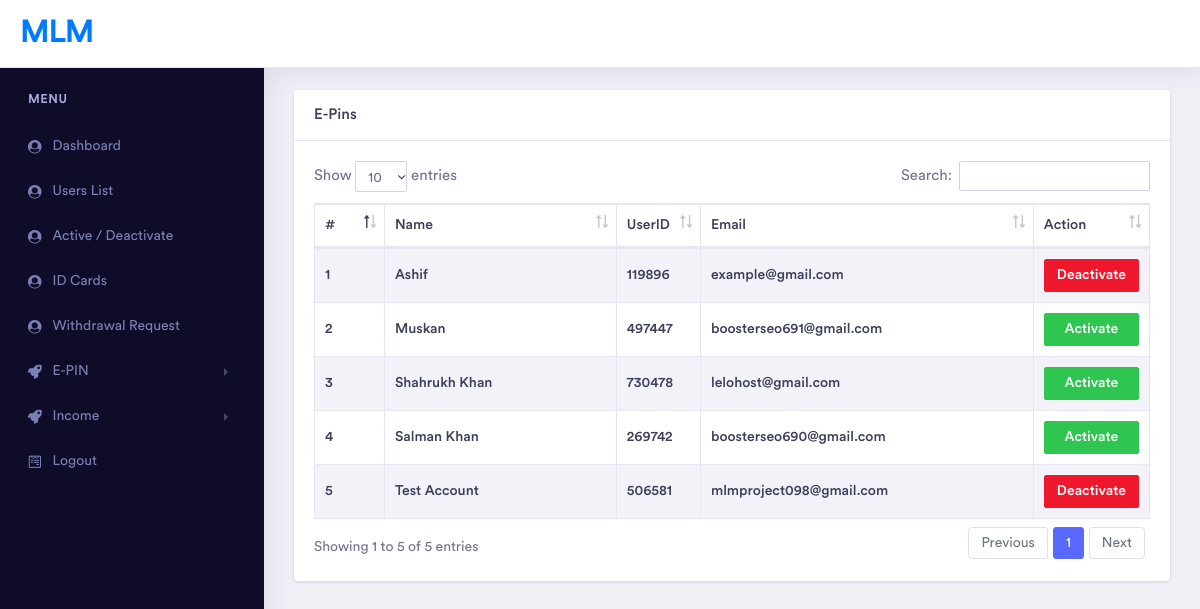
Page /admin/users.php (signed in) on the committed database.
### tables this page shows
CREATE TABLE `users` (
  `id` int(10) NOT NULL,
  `user_id` int(10) NOT NULL,
  `email` varchar(255) NOT NULL,
  `name` varchar(50) NOT NULL,
  `password` varchar(255) NOT NULL,
  `mobile` varchar(15) NOT NULL,
  `dob` date NOT NULL,
  `gender` tinyint(1) NOT NULL,
  `address` varchar(100) NOT NULL,
  `panno` varchar(100) NOT NULL,
  `aadharno` varchar(1000) NOT NULL,
  `position` tinyint(1) NOT NULL DEFAULT 0,
  `sponsor_id` int(10) NOT NULL,
  `left_count` int(10) NOT NULL,
  `right_count` int(10) NOT NULL,
  `placement_id` int(10) NOT NULL,
  `right_side` int(10) DEFAULT NULL,
  `left_side` int(10) DEFAULT NULL,
  `status` tinyint(1) NOT NULL DEFAULT 0,
  `user_status` int(2) NOT NULL,
  `member_type` int(11) NOT NULL,
  `registration_date` date NOT NULL,
  `id_card` int(2) NOT NULL,
  `id_img` varchar(255) DEFAULT NULL,
  `bank_name` varchar(255) DEFAULT NULL,
  `account_holder` varchar(255) DEFAULT NULL,
  `account_no` int(30) DEFAULT NULL,
  `ifsc` varchar(255) DEFAULT NULL,
  `branch` varchar(255) DEFAULT NULL
);

### admin/users.php (the view, shortened to what this page needs)
<!doctype html>
<html lang="en">
<head>
    <link rel="stylesheet" href="assets/vendor/bootstrap/css/bootstrap.min.css">
    <link href="assets/vendor/fonts/circular-std/style.css" rel="stylesheet">
    <link rel="stylesheet" href="assets/libs/css/style.css">
    <link rel="stylesheet" href="assets/vendor/fonts/fontawesome/css/fontawesome-all.css">
    <link rel="stylesheet" type="text/css" href="assets/vendor/datatables/css/dataTables.bootstrap4.css">
    <link rel="stylesheet" type="text/css" href="assets/vendor/datatables/css/buttons.bootstrap4.css">
    <link rel="stylesheet" type="text/css" href="assets/vendor/datatables/css/select.bootstrap4.css">
    <link rel="stylesheet" type="text/css" href="assets/vendor/datatables/css/fixedHeader.bootstrap4.css">
</head>
<body>
    <div class="dashboard-main-wrapper">
        <?php
        include_once("element/sidebar.php");
         ?>
        <div class="dashboard-wrapper">
            <div class="container-fluid  dashboard-content">
                <div class="row">
                  <div class="col-12">
                        <div class="card">
                            <h5 class="card-header">E-Pins</h5>
                            <div class="card-body">
                                <div class="table-responsive">
                                    <table class="table table-striped table-bordered first">
                                        <thead>
                                            <tr>
                                                <th width="30">#</th>
                                                <th width="200">Name</th>
                                                <th>UserID</th>
                                                <th width="300">Email</th>
                                                <th>Action</th>
                                             </tr>
                                        </thead>
                                        <tbody>
                                          <?php
                                          $a=0;
                                            $query=mysqli_query($conn,"SELECT * FROM `users`");
                                            while ($pi_t_h=mysqli_fetch_array($query)) {
                                              ?>
                                              <tr>
                                                <th><?php echo ++$a ?></th>
                                                <th><?php echo $pi_t_h['name'] ?></th>
                                                <th><?php echo $pi_t_h['user_id'] ?></th>
                                                <th><?php echo $pi_t_h['email'] ?></th>
                                                <th>
                                                    <?php
                                                    if($pi_t_h['user_status'] === "0"){ ?>
                                                    <form method="POST" action="../admin/element/redirect.php">
                                                    <button type="submit" name="activate" class="btn btn-success btn-sm btn-block">Activate</button>
                                                    </form>
                                                    <?php }else{ ?>
                                                        <form method="POST" action="../admin/element/redirect.php">
                                                    <button type="submit" name="deactivate" class="btn btn-danger btn-sm btn-block">Deactivate</button>
                                                    </form>
                                                    <?php }
                                                    ?>
                                                </th>
                                              </tr>
                                              <?php
                                            }
                                           ?>
                                        </tbody>
                                    </table>
                                </div>
                            </div>
                        </div>
                    </div>
                </div>
            </div>
        </div>
    </div>
</body>
</html>

### admin/element/sidebar.php (shortened to what this page needs)
<div class="dashboard-header">
    <nav class="navbar navbar-expand-lg bg-white fixed-top">
        <a class="navbar-brand" href="dashboard.php">MLM</a>
    </nav>
</div>
<div class="nav-left-sidebar sidebar-dark">
    <div class="menu-list">
        <nav class="navbar navbar-expand-lg navbar-light">
            <div class="collapse navbar-collapse" id="navbarNav">
                <ul class="navbar-nav flex-column">
                    <li class="nav-divider">
                        Menu
                    </li>
                    <li class="nav-item">
                        <a class="nav-link" href="dashboard.php"><i class="fa fa-fw fa-user-circle"></i>Dashboard</a>
                    </li>
                    <li class="nav-item">
                        <a class="nav-link" href="agent-list.php"><i class="fa fa-fw fa-user-circle"></i>Users List</a>
                    </li>
                    <li class="nav-item">
                        <a class="nav-link" href="users.php"><i class="fa fa-fw fa-user-circle"></i>Active / Deactivate</a>
                    </li>
                    <li class="nav-item">
                        <a class="nav-link" href="approve_idcard.php"><i class="fa fa-fw fa-user-circle"></i>ID Cards</a>
                    </li>
                    <li class="nav-item">
                        <a class="nav-link" href="withdraw_request.php"><i class="fa fa-fw fa-user-circle"></i>Withdrawal Request</a>
                    </li>
                    <li class="nav-item">
                        <a class="nav-link" href="#" data-toggle="collapse" aria-expanded="false" data-target="#submenu-1" aria-controls="submenu-1"><i class="fa fa-fw fa-rocket"></i>E-PIN</a>
                    </li>
                    <li class="nav-item">
                        <a class="nav-link" href="#" data-toggle="collapse" aria-expanded="false" data-target="#submenu-2" aria-controls="submenu-2"><i class="fa fa-fw fa-rocket"></i>Income</a>
                    </li>
                    <li class="nav-item">
                        <a class="nav-link" href="logout.php"><i class="fab fa-fw fa-wpforms"></i>Logout</a>
                    </li>
                </ul>
            </div>
        </nav>
    </div>
</div>

### rows in the picture
users: name "Ashif", user "119896", email "example@gmail.com"
users: name "Muskan", user "497447", email "boosterseo691@gmail.com"
users: name "Shahrukh Khan", user "730478", email "lelohost@gmail.com"
users: name "Salman Khan", user "269742", email "boosterseo690@gmail.com"
users: name "Test Account", user "506581", email "mlmproject098@gmail.com"
